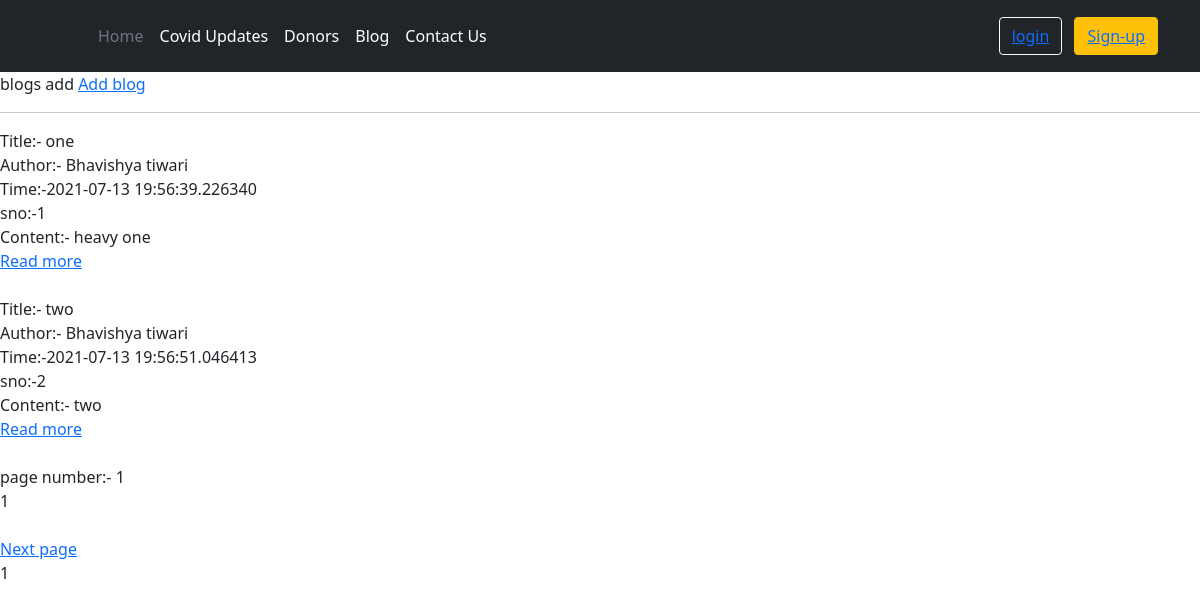
/blog/, run on an earlier commit of the app's database.
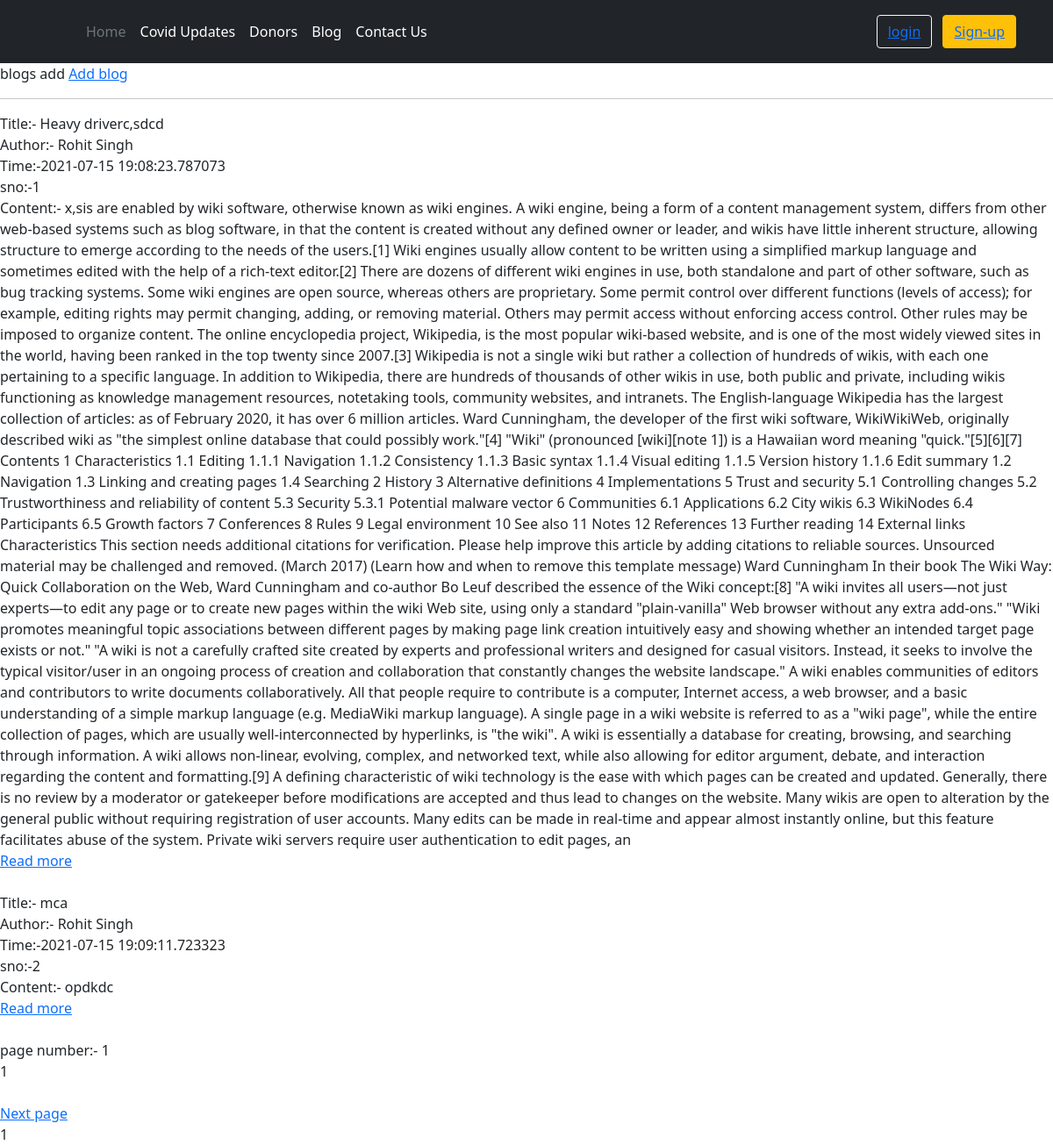
And on a later commit of the database.
### blog/models.py (models this page shows, shortened)
class Post(models.Model):
    sno=models.AutoField(primary_key=True)
    title=models.CharField(max_length=255)
    author=models.CharField(max_length=50)
    authorUsername=models.CharField(max_length=50, default="")
    Timestamp=models.CharField(max_length=50)
    content=models.TextField()

### blog/views.py (the view)
# urls.py: path('', views.blogHome, name='blogHome'),
def blogHome(request):
    post = Post.objects.all().order_by('sno')
    paginator = Paginator(post, 2)
    Page_number = request.GET.get('page')
    Page_obj = paginator.get_page(Page_number)
    return render(request, 'blog/blogHome.html', {"page_obj": Page_obj})

### templates/blog/blogHome.html (shortened to what this page needs)
{% extends 'base.html' %}
{% block body %}
blogs add
<a href="/blog/addblog">Add blog</a>
<hr>
{% for post in page_obj %}
Title:- {{post.title}} <br>
Author:- {{post.author}} <br>
Time:-{{post.Timestamp}} <br>
sno:-{{post.sno}} <br>
Content:- {{post.content}}<br>
<a href="/blog/{{post.sno}}">Read more</a> <br><br>
{% endfor %}
page number:- {{page_obj.number}} <br>
{{page_obj.number}}
<div><span>
{% if page_obj.has_next %}  <br>
<a href= "?page={{page_obj.next_page_number}}"> Next page</a>
{% endif %}
</span></div>
<span > {{page_obj.number}}  </span> </a>
 {% endblock %}

### templates/base.html (shortened to what this page needs)
<!DOCTYPE html>
<html lang="en">
<head>
  <link href="https://cdn.jsdelivr.net/npm/bootstrap@5.0.2/dist/css/bootstrap.min.css" rel="stylesheet"
>
</head>
<body>
  <header id="j" class="p-3 bg-dark text-white" >
    <div id="navbar" class="container">
      <div id="navbar2" class="d-flex flex-wrap align-items-center justify-content-center justify-content-lg-start">
        <a href="/" class="d-flex align-items-center mb-2 mb-lg-0 text-white text-decoration-none">
          <svg class="bi me-2" width="40" height="32" role="img" aria-label="Bootstrap">
            <use xlink:href="#bootstrap">
            </use>
          </svg>
        </a>
        <ul class="nav col-12 col-lg-auto me-lg-auto mb-2 justify-content-center mb-md-0" id="List">
          <li><a href="/" class="nav-link px-2 text-secondary text-">Home</a></li>
          <li><a href="/covidupdates" class="nav-link px-2 text-white">Covid Updates</a></li>
          <li><a href="/donors" class="nav-link px-2 text-white">Donors</a></li>
          <li><a href="/blog" class="nav-link px-2 text-white">Blog</a></li>
          <li><a href="/contactus" class="nav-link px-2 text-white">Contact Us</a></li>
        </ul>
        {% if request.user.is_authenticated %}
        <a href="/profile">{{request.user}}</a>
        {% else %}
        <div class="text-end">
          <button type="button" class="btn btn-outline-light me-2"><a href="/login">login</a></button>
          <button type="button" class="btn btn-warning"> <a href="/nusignup">Sign-up</a> </button>
        </div>
        {% endif %}
      </div>
    </div>
  </header>
  <div id="body">
    {% block body %}
    {% endblock body %}
  </div>
</body>
</html>

What changed in the data, as far as the page shows it:
changed Post id 1: title "one" → "Heavy driverc,sdcd"; author "Bhavishya tiwari" → "Rohit Singh"; Timestamp "2021-07-13 19:56:39.226340" → "2021-07-15 19:08:23.787073"; content "heavy one" → "x,sis are enabled by wiki software, otherwise known as wiki engines. A wiki engine, being a form of a content management system, differs from other web-based systems such as blog software, in that the content is created without any defined owner or leader, and wikis have little inherent structure, allowing structure to emerge according to the needs of the users.[1] Wiki engines usually allow content to be written using a simplified markup language and sometimes edited with the help of a rich-text editor.[2] There are dozens of different wiki engines in use, both standalone and part of other software, such as bug tracking systems. Some wiki engines are open source, whereas others are…"
changed Post id 2: title "two" → "mca"; author "Bhavishya tiwari" → "Rohit Singh"; Timestamp "2021-07-13 19:56:51.046413" → "2021-07-15 19:09:11.723323"; content "two" → "opdkdc"
